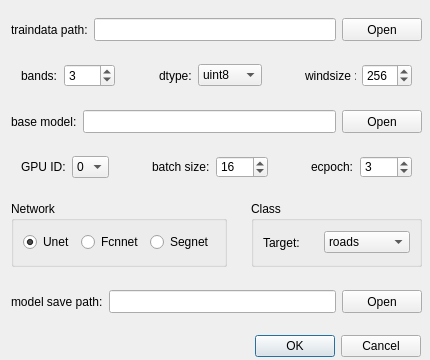
<?xml version="1.0" encoding="UTF-8"?>
<ui version="4.0">
 <class>Dialog_train_binary_onehot</class>
 <widget class="QDialog" name="Dialog_train_binary_onehot">
  <property name="geometry">
   <rect>
    <x>0</x>
    <y>0</y>
    <width>430</width>
    <height>360</height>
   </rect>
  </property>
  <property name="windowTitle">
   <string>Train model for binary onehot</string>
  </property>
  <widget class="QDialogButtonBox" name="buttonBox">
   <property name="geometry">
    <rect>
     <x>80</x>
     <y>330</y>
     <width>341</width>
     <height>32</height>
    </rect>
   </property>
   <property name="orientation">
    <enum>Qt::Horizontal</enum>
   </property>
   <property name="standardButtons">
    <set>QDialogButtonBox::Cancel|QDialogButtonBox::Ok</set>
   </property>
  </widget>
  <widget class="QWidget" name="">
   <property name="geometry">
    <rect>
     <x>1</x>
     <y>1</y>
     <width>421</width>
     <height>331</height>
    </rect>
   </property>
   <layout class="QVBoxLayout" name="verticalLayout">
    <property name="leftMargin">
     <number>10</number>
    </property>
    <item>
     <layout class="QHBoxLayout" name="horizontalLayout">
      <item>
       <widget class="QLabel" name="label">
        <property name="minimumSize">
         <size>
          <width>55</width>
          <height>23</height>
         </size>
        </property>
        <property name="text">
         <string>traindata path:</string>
        </property>
       </widget>
      </item>
      <item>
       <widget class="QLineEdit" name="lineEdit_traindata_path">
        <property name="minimumSize">
         <size>
          <width>201</width>
          <height>23</height>
         </size>
        </property>
       </widget>
      </item>
      <item>
       <widget class="QPushButton" name="pushButton_trainpath">
        <property name="minimumSize">
         <size>
          <width>0</width>
          <height>23</height>
         </size>
        </property>
        <property name="text">
         <string>Open</string>
        </property>
       </widget>
      </item>
     </layout>
    </item>
    <item>
     <layout class="QHBoxLayout" name="horizontalLayout_4">
      <property name="leftMargin">
       <number>10</number>
      </property>
      <property name="rightMargin">
       <number>10</number>
      </property>
      <item>
       <widget class="QLabel" name="label_8">
        <property name="text">
         <string>bands:</string>
        </property>
       </widget>
      </item>
      <item>
       <widget class="QSpinBox" name="spinBox_bands">
        <property name="sizePolicy">
         <sizepolicy hsizetype="Preferred" vsizetype="Preferred">
          <horstretch>0</horstretch>
          <verstretch>0</verstretch>
         </sizepolicy>
        </property>
        <property name="minimumSize">
         <size>
          <width>47</width>
          <height>22</height>
         </size>
        </property>
        <property name="minimum">
         <number>1</number>
        </property>
        <property name="maximum">
         <number>1000</number>
        </property>
        <property name="value">
         <number>3</number>
        </property>
       </widget>
      </item>
      <item>
       <spacer name="horizontalSpacer_3">
        <property name="orientation">
         <enum>Qt::Horizontal</enum>
        </property>
        <property name="sizeHint" stdset="0">
         <size>
          <width>40</width>
          <height>20</height>
         </size>
        </property>
       </spacer>
      </item>
      <item>
       <widget class="QLabel" name="label_9">
        <property name="text">
         <string>dtype:</string>
        </property>
       </widget>
      </item>
      <item>
       <widget class="QComboBox" name="comboBox_dtype">
        <item>
         <property name="text">
          <string>uint8</string>
         </property>
        </item>
        <item>
         <property name="text">
          <string>uint10</string>
         </property>
        </item>
        <item>
         <property name="text">
          <string>uint16</string>
         </property>
        </item>
        <item>
         <property name="text">
          <string>float</string>
         </property>
        </item>
       </widget>
      </item>
      <item>
       <spacer name="horizontalSpacer_4">
        <property name="orientation">
         <enum>Qt::Horizontal</enum>
        </property>
        <property name="sizeHint" stdset="0">
         <size>
          <width>40</width>
          <height>20</height>
         </size>
        </property>
       </spacer>
      </item>
      <item>
       <widget class="QLabel" name="label_3">
        <property name="minimumSize">
         <size>
          <width>33</width>
          <height>0</height>
         </size>
        </property>
        <property name="text">
         <string>windsize :</string>
        </property>
       </widget>
      </item>
      <item>
       <widget class="QSpinBox" name="spinBox_windsize">
        <property name="sizePolicy">
         <sizepolicy hsizetype="Preferred" vsizetype="Preferred">
          <horstretch>0</horstretch>
          <verstretch>23</verstretch>
         </sizepolicy>
        </property>
        <property name="minimumSize">
         <size>
          <width>50</width>
          <height>0</height>
         </size>
        </property>
        <property name="maximumSize">
         <size>
          <width>50</width>
          <height>23</height>
         </size>
        </property>
        <property name="maximum">
         <number>1000</number>
        </property>
        <property name="singleStep">
         <number>2</number>
        </property>
        <property name="value">
         <number>256</number>
        </property>
       </widget>
      </item>
     </layout>
    </item>
    <item>
     <layout class="QHBoxLayout" name="horizontalLayout_6">
      <item>
       <widget class="QLabel" name="label_4">
        <property name="minimumSize">
         <size>
          <width>55</width>
          <height>23</height>
         </size>
        </property>
        <property name="text">
         <string>base model:</string>
        </property>
       </widget>
      </item>
      <item>
       <widget class="QLineEdit" name="lineEdit_basemodel">
        <property name="minimumSize">
         <size>
          <width>201</width>
          <height>23</height>
         </size>
        </property>
       </widget>
      </item>
      <item>
       <widget class="QPushButton" name="pushButton_basemodel">
        <property name="minimumSize">
         <size>
          <width>0</width>
          <height>23</height>
         </size>
        </property>
        <property name="text">
         <string>Open</string>
        </property>
       </widget>
      </item>
     </layout>
    </item>
    <item>
     <layout class="QHBoxLayout" name="horizontalLayout_5">
      <property name="leftMargin">
       <number>10</number>
      </property>
      <property name="rightMargin">
       <number>10</number>
      </property>
      <item>
       <widget class="QLabel" name="label_10">
        <property name="text">
         <string>GPU ID:</string>
        </property>
       </widget>
      </item>
      <item>
       <widget class="QComboBox" name="comboBox_gupid">
        <item>
         <property name="text">
          <string>0</string>
         </property>
        </item>
        <item>
         <property name="text">
          <string>1</string>
         </property>
        </item>
        <item>
         <property name="text">
          <string>2</string>
         </property>
        </item>
        <item>
         <property name="text">
          <string>3</string>
         </property>
        </item>
        <item>
         <property name="text">
          <string>4</string>
         </property>
        </item>
        <item>
         <property name="text">
          <string>5</string>
         </property>
        </item>
       </widget>
      </item>
      <item>
       <spacer name="horizontalSpacer_6">
        <property name="orientation">
         <enum>Qt::Horizontal</enum>
        </property>
        <property name="sizeHint" stdset="0">
         <size>
          <width>40</width>
          <height>20</height>
         </size>
        </property>
       </spacer>
      </item>
      <item>
       <widget class="QLabel" name="label_5">
        <property name="text">
         <string>batch size:</string>
        </property>
       </widget>
      </item>
      <item>
       <widget class="QSpinBox" name="spinBox_BS">
        <property name="sizePolicy">
         <sizepolicy hsizetype="Preferred" vsizetype="Preferred">
          <horstretch>0</horstretch>
          <verstretch>0</verstretch>
         </sizepolicy>
        </property>
        <property name="minimumSize">
         <size>
          <width>47</width>
          <height>22</height>
         </size>
        </property>
        <property name="maximumSize">
         <size>
          <width>16777215</width>
          <height>22</height>
         </size>
        </property>
        <property name="minimum">
         <number>1</number>
        </property>
        <property name="maximum">
         <number>1000</number>
        </property>
        <property name="value">
         <number>16</number>
        </property>
       </widget>
      </item>
      <item>
       <spacer name="horizontalSpacer_5">
        <property name="orientation">
         <enum>Qt::Horizontal</enum>
        </property>
        <property name="sizeHint" stdset="0">
         <size>
          <width>40</width>
          <height>20</height>
         </size>
        </property>
       </spacer>
      </item>
      <item>
       <widget class="QLabel" name="label_7">
        <property name="text">
         <string>ecpoch:</string>
        </property>
       </widget>
      </item>
      <item>
       <widget class="QSpinBox" name="spinBox_epoch">
        <property name="sizePolicy">
         <sizepolicy hsizetype="Preferred" vsizetype="Preferred">
          <horstretch>0</horstretch>
          <verstretch>0</verstretch>
         </sizepolicy>
        </property>
        <property name="minimumSize">
         <size>
          <width>47</width>
          <height>22</height>
         </size>
        </property>
        <property name="maximumSize">
         <size>
          <width>16777215</width>
          <height>22</height>
         </size>
        </property>
        <property name="minimum">
         <number>1</number>
        </property>
        <property name="maximum">
         <number>1000</number>
        </property>
        <property name="value">
         <number>3</number>
        </property>
       </widget>
      </item>
     </layout>
    </item>
    <item>
     <layout class="QHBoxLayout" name="horizontalLayout_3">
      <item>
       <widget class="QGroupBox" name="groupBox_network">
        <property name="minimumSize">
         <size>
          <width>0</width>
          <height>63</height>
         </size>
        </property>
        <property name="maximumSize">
         <size>
          <width>16777215</width>
          <height>66</height>
         </size>
        </property>
        <property name="title">
         <string>Network</string>
        </property>
        <layout class="QHBoxLayout" name="horizontalLayout_10">
         <item>
          <widget class="QRadioButton" name="radioButton_unet">
           <property name="text">
            <string>Unet</string>
           </property>
           <property name="checked">
            <bool>true</bool>
           </property>
          </widget>
         </item>
         <item>
          <widget class="QRadioButton" name="radioButton_fcnnet">
           <property name="text">
            <string>Fcnnet</string>
           </property>
          </widget>
         </item>
         <item>
          <widget class="QRadioButton" name="radioButton_segnet">
           <property name="text">
            <string>Segnet</string>
           </property>
          </widget>
         </item>
        </layout>
       </widget>
      </item>
      <item>
       <spacer name="horizontalSpacer">
        <property name="orientation">
         <enum>Qt::Horizontal</enum>
        </property>
        <property name="sizeHint" stdset="0">
         <size>
          <width>40</width>
          <height>20</height>
         </size>
        </property>
       </spacer>
      </item>
      <item>
       <widget class="QGroupBox" name="groupBox_5">
        <property name="minimumSize">
         <size>
          <width>0</width>
          <height>63</height>
         </size>
        </property>
        <property name="maximumSize">
         <size>
          <width>16777215</width>
          <height>66</height>
         </size>
        </property>
        <property name="title">
         <string>Class</string>
        </property>
        <layout class="QHBoxLayout" name="horizontalLayout_11">
         <item>
          <widget class="QLabel" name="label_2">
           <property name="text">
            <string>Target:</string>
           </property>
          </widget>
         </item>
         <item>
          <spacer name="horizontalSpacer_2">
           <property name="orientation">
            <enum>Qt::Horizontal</enum>
           </property>
           <property name="sizeHint" stdset="0">
            <size>
             <width>40</width>
             <height>20</height>
            </size>
           </property>
          </spacer>
         </item>
         <item>
          <widget class="QComboBox" name="comboBox_target_class">
           <item>
            <property name="text">
             <string>roads</string>
            </property>
           </item>
           <item>
            <property name="text">
             <string>buildings</string>
            </property>
           </item>
           <item>
            <property name="text">
             <string>vegetation</string>
            </property>
           </item>
           <item>
            <property name="text">
             <string>water</string>
            </property>
           </item>
           <item>
            <property name="text">
             <string>else</string>
            </property>
           </item>
          </widget>
         </item>
        </layout>
       </widget>
      </item>
     </layout>
    </item>
    <item>
     <layout class="QHBoxLayout" name="horizontalLayout_2">
      <item>
       <widget class="QLabel" name="label_6">
        <property name="minimumSize">
         <size>
          <width>55</width>
          <height>23</height>
         </size>
        </property>
        <property name="text">
         <string>model save path:</string>
        </property>
       </widget>
      </item>
      <item>
       <widget class="QLineEdit" name="lineEdit_savemodel">
        <property name="minimumSize">
         <size>
          <width>201</width>
          <height>23</height>
         </size>
        </property>
       </widget>
      </item>
      <item>
       <widget class="QPushButton" name="pushButton_savemodel">
        <property name="minimumSize">
         <size>
          <width>0</width>
          <height>23</height>
         </size>
        </property>
        <property name="text">
         <string>Open</string>
        </property>
       </widget>
      </item>
     </layout>
    </item>
   </layout>
  </widget>
 </widget>
 <resources/>
 <connections>
  <connection>
   <sender>pushButton_savemodel</sender>
   <signal>clicked()</signal>
   <receiver>Dialog_train_binary_onehot</receiver>
   <slot>slot_savemodelpath()</slot>
   <hints>
    <hint type="sourcelabel">
     <x>449</x>
     <y>332</y>
    </hint>
    <hint type="destinationlabel">
     <x>250</x>
     <y>207</y>
    </hint>
   </hints>
  </connection>
  <connection>
   <sender>pushButton_basemodel</sender>
   <signal>clicked()</signal>
   <receiver>Dialog_train_binary_onehot</receiver>
   <slot>slot_basemodel()</slot>
   <hints>
    <hint type="sourcelabel">
     <x>452</x>
     <y>151</y>
    </hint>
    <hint type="destinationlabel">
     <x>250</x>
     <y>207</y>
    </hint>
   </hints>
  </connection>
  <connection>
   <sender>buttonBox</sender>
   <signal>accepted()</signal>
   <receiver>Dialog_train_binary_onehot</receiver>
   <slot>slot_ok()</slot>
   <hints>
    <hint type="sourcelabel">
     <x>305</x>
     <y>394</y>
    </hint>
    <hint type="destinationlabel">
     <x>330</x>
     <y>358</y>
    </hint>
   </hints>
  </connection>
  <connection>
   <sender>pushButton_trainpath</sender>
   <signal>clicked()</signal>
   <receiver>Dialog_train_binary_onehot</receiver>
   <slot>slot_traindatapath()</slot>
   <hints>
    <hint type="sourcelabel">
     <x>459</x>
     <y>55</y>
    </hint>
    <hint type="destinationlabel">
     <x>250</x>
     <y>207</y>
    </hint>
   </hints>
  </connection>
 </connections>
 <slots>
  <slot>slot_traindatapath()</slot>
  <slot>slot_savemodelpath()</slot>
  <slot>slot_basemodel()</slot>
  <slot>slot_ok()</slot>
 </slots>
</ui>
